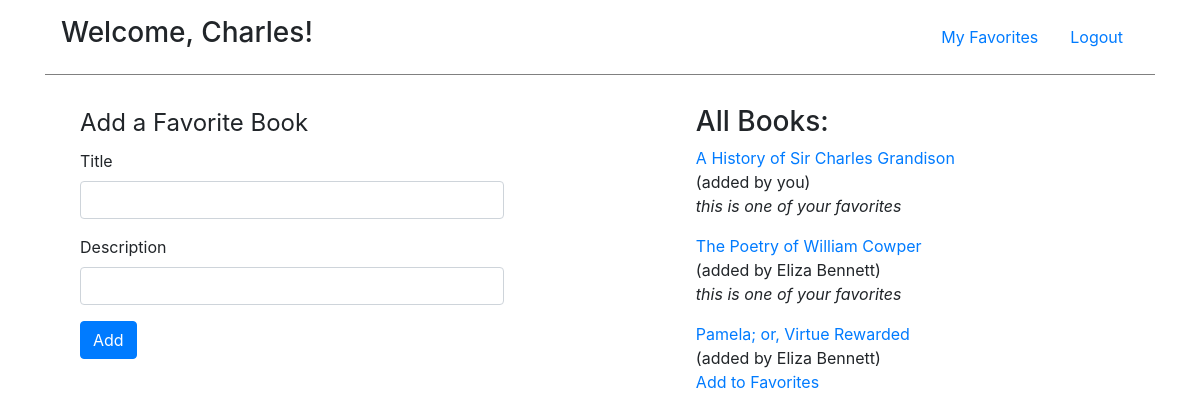
Screenshot of /books/ (signed in) with the database file from the repository.
### login_app/models.py (models this page shows, shortened)
class User(models.Model):
    first_name = models.CharField(max_length=45)
    last_name = models.CharField(max_length=45)
    birth_date = models.DateTimeField(default=datetime.date.today)
    email = models.EmailField(max_length=45)
    password = models.CharField(max_length=255)
    created_at = models.DateTimeField(auto_now_add = True)
    updated_at = models.DateTimeField(auto_now = True)
    objects = UserManager()
    def full_name(self):
        return f'{self.first_name} {self.last_name}'

### book_faves/models.py (models this page shows, shortened)
class Book(models.Model):
    title = models.CharField(max_length=255)
    description =  models.TextField()
    uploaded_by = models.ForeignKey(User,related_name="books_uploaded", on_delete=models.CASCADE)
    users_who_like = models.ManyToManyField(User, related_name="liked_books")
    created_at = models.DateTimeField(auto_now_add = True)
    updated_at = models.DateTimeField(auto_now = True)
    objects = BookManager()

### book_faves/views.py (the view)
# urls.py: path('',views.show_books),
def show_books(request):
    if (not 'user_id' in request.session.keys()) or (request.session['user_id'] == ''):
        return redirect('/')
    context = {
        'user': User.objects.get(id=request.session['user_id']),
        'books': Book.objects.all().order_by('-created_at'),
    }
    return render(request,'books/books.html', context)

### book_faves/templates/books/books.html (shortened to what this page needs)
<!DOCTYPE html>
<html lang="en">
<head>
    <link rel="stylesheet" href="https://stackpath.bootstrapcdn.com/bootstrap/4.5.0/css/bootstrap.min.css">
    {% load static %}
    <link rel="stylesheet" href="{% static 'books/style.css' %}">
</head>
<body>
    <div class="container">
        <nav class="navbar">
            <h3 class="nav-item navbar-text">Welcome, {{ user.first_name}}!</h3>
            <div class="nav navbar-right">
                <a href="/books/my_faves" class="nav-item nav-link">My Favorites</a>
                <a href="/logout" class="nav-item nav-link">Logout</a>
            </div>
        </nav>
        <div class="dashboard">
            <form class="col-5" action="/books/new" method="post">
                <fieldset>
                    <legend>Add a Favorite Book</legend>
                </fieldset>
                <div class="form-group">
                    <label for="title">Title</label>
                    <input type="text" class="form-control" name="title" id="title">
                </div>
                <div class="form-group">
                    <label for="description">Description</label>
                    <input type="text" class="form-control" name="description" id="description">
                </div>
                <button type="submit" class="btn btn-primary mb-2">Add</button>
            </form>
            <div class="col-5 book-list">
                <h3>All Books:</h3>
                {% for book in books %}
                <div class="book">
                    <p class="my-0 py-0">
                        <a href="/books/{{ book.id }}">{{ book.title }}</a>
                    </p>
                    <p class="my-0 py-0">
                        (added by {% if book.uploaded_by.id == user.id %}you{% else %}{{ book.uploaded_by.full_name }}{% endif %})
                    </p>
                    <p class="mt-0 pt-0">
                        {% if book in user.liked_books.all %}
                        <span class="favorite-book">this is one of your favorites</span>
                        {% else %}
                        <a href="/books/{{ book.id }}/favorite">Add to Favorites</a>
                        {% endif %}
                    </p>
                </div>
                {% endfor %}
            </div>
        </div>
    </div>
</body>
</html>

### book_faves/static/books/style.css (style rules this page uses)
nav { border-bottom: 1px solid gray; margin-bottom: 10px; }
.dashboard { display:flex; justify-content: space-between; padding: 10px; }
.book-list { flex: 3; margin: 10px 10px 10px 20px; }
.dashboard form { flex: 2; margin: 10px; }
.favorite-book { font-style: italic; }

### rows the page displays
User: first_name "Charles"
Book: title "A History of Sir Charles Grandison", shows "you", shows "this is one of your favorites"
Book: title "The Poetry of William Cowper", uploaded_by.full_name "Eliza Bennett", shows "this is one of your favorites"
Book: title "Pamela; or, Virtue Rewarded", uploaded_by.full_name "Eliza Bennett"
